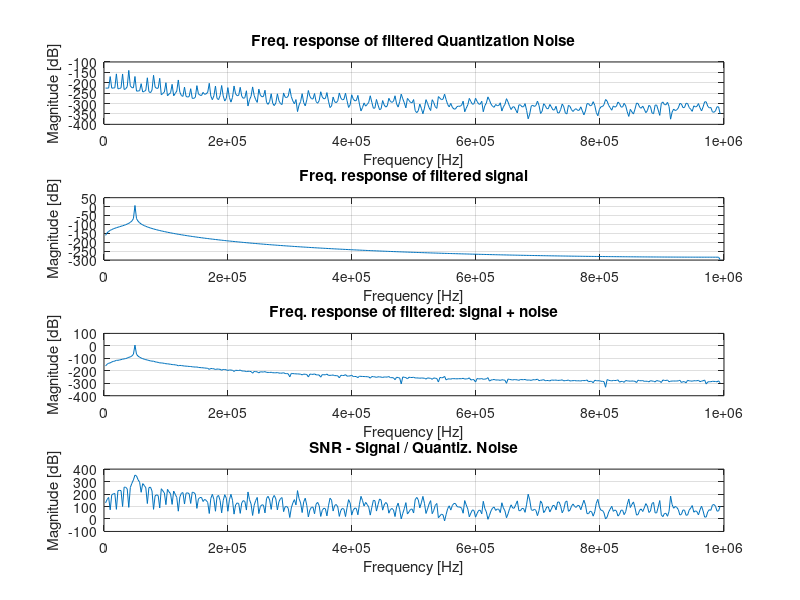
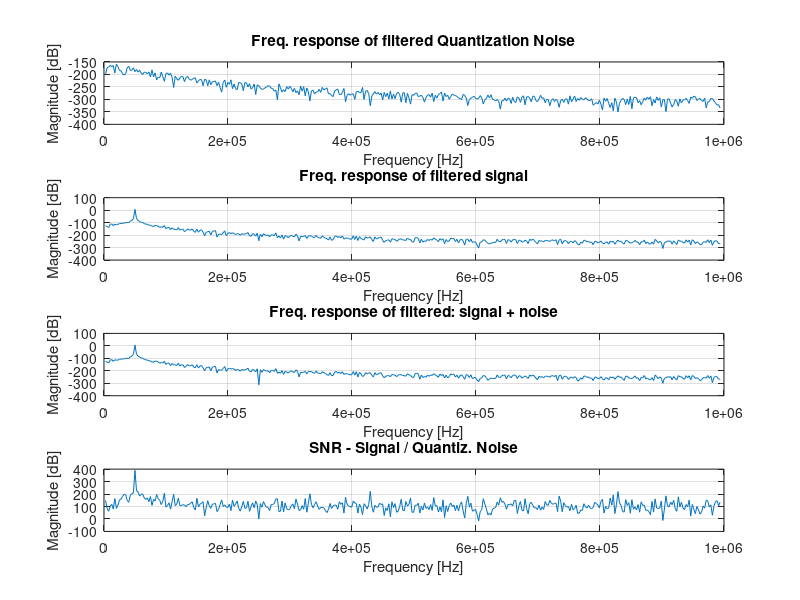

Write MATLAB code to recreate these figures, in order.
% SCRIPT - Output quantization error of a digital processing process %

% BRIEFING %
% -This script analyzes how Quantization Noise caused by sampling a   % 
% periodic analog signal behaves when processed by a digital filter   %
% and the possibility of comparing the results when we use Dithering  %

% ----------Config ADC---------- % 
Nbits = 12;
Vref = 3.3;
LSB = Vref/(2^Nbits);

% ----------Signals to be sampled---------- %
f1 = 50*10^3 ;  % Signal freq of 50kHz
Vcc1 = 1.65;  
A1 = 0.1;   % Amplitude
y1 = @(t) Vcc1 + A1*sin(2*pi*f1*t) ;    % Sinusoidal signal example 

% ----------Sampling interval---------- %
fs = 1.99*10^6 ; % Sampling freq of 1MHz
t1 = 0 ;
Np = 20 ;
t2 = Np/f1 ;  % Sampling Np periods of y1
Ts = 1/fs ;
t = [t1:Ts:t2];

% ----------Sampled signal---------- %
Y = y1(t);
L = length(Y);             % Length of signal

% ----------Signal + random noise (Dithering)---------- %
Nd = 6;                             % N-bit dithering
Y_dith = Y + rand(1,L)*Nd*LSB;      % N-LSB random noise

% ----------Quantized signal---------- %
partition = 0+LSB/2:LSB/2:Vref;     % Under this intervals, the signal is quantized
codebook = 0:LSB/2:Vref;            % rounding down (floor)
[ind,qY] = quantiz(Y,partition,codebook);  % Obtention of quantized signal (qY)
[ind2,qY_dith] = quantiz(Y_dith,partition,codebook);  % Obtention of quantized(signal+noise)

% ----------Quantization error sequence---------- %
EqY = Y - qY;  % Discrete sequence: quantiz. error
EqY_dith = Y_dith - qY_dith;  % Discrete sequence: quantiz. error with dithering

% ----------Single-Sided Amplitude Spectrum of EqY---------- %
Eq1f = fft(EqY);
P2 = abs(Eq1f/L);
P1 = P2(1:L/2+1);
P1(2:end-1) = 2*P1(2:end-1);
f1 = fs*(0:(L/2))/L;

% ----------Single-Sided Amplitude Spectrum of EqYdith---------- %
Eq1f_dith = fft(EqY_dith);
P2_dith = abs(Eq1f_dith/L);
P1_dith = P2_dith(1:L/2+1);
P1_dith(2:end-1) = 2*P1_dith(2:end-1);

% ----------Single-Sided Amplitude Spectrum of Y---------- %
Yf = fft(Y);
Py2 = abs(Yf/L);
Py1 = Py2(1:L/2+1);
Py1(2:end-1) = 2*Py1(2:end-1);

% ----------Single-Sided Amplitude Spectrum of Y_dith---------- %
Yf_dith = fft(Y_dith);
Py2_dith = abs(Yf_dith/L);
Py1_dith = Py2_dith(1:L/2+1);
Py1_dith(2:end-1) = 2*Py1_dith(2:end-1);

% ----------Single-Sided Amplitude Spectrum of qY---------- %
Yqf = fft(qY);
Pyq2 = abs(Yqf/L);
Pyq1 = Pyq2(1:L/2+1);
Pyq1(2:end-1) = 2*Pyq1(2:end-1);

% ----------Single-Sided Amplitude Spectrum of qY_dith---------- %
Yqf_dith = fft(qY_dith);
Pyq2_dith = abs(Yqf_dith/L);
Pyq1_dith = Pyq2_dith(1:L/2+1);
Pyq1_dith(2:end-1) = 2*Pyq1_dith(2:end-1);

% ---------- N-th order IIR filter -> N cascaded single pole IIR ---------- %
ALPHA = 0.2;
N=3;
a = [1];
for i = 1:N
    aux = [1 -(1-ALPHA)];
    a = conv(a,aux);
end

h1 = freqz(ALPHA,a,f1,fs);

% ---------- Plotting ---------- %
figure(1)
P1_dB = 20*log(h1.*P1);
subplot(4,1,1)
plot(f1(2:end),P1_dB(2:end))
title('Freq. response of filtered Quantization Noise')
xlabel('Frequency [Hz]')
ylabel('Magnitude [dB]')
grid

Py1_dB = 20*log(h1.*Py1);
subplot(4,1,2)
plot(f1(2:end),Py1_dB(2:end))
%ylim([-100 inf])
title('Freq. response of filtered signal')
xlabel('Frequency [Hz]')
ylabel('Magnitude [dB]')
grid

Pyq1_dB = 20*log(h1.*Pyq1);
subplot(4,1,3)
plot(f1(2:end),Pyq1_dB(2:end))
%ylim([-100 inf])
title('Freq. response of filtered: signal + noise')
xlabel('Frequency [Hz]')
ylabel('Magnitude [dB]')
grid

SNR_dB = Py1_dB - P1_dB;
subplot(4,1,4)
plot(f1(2:end),2*(SNR_dB(2:end)))
%ylim([-60 inf])
title('SNR - Signal / Quantiz. Noise')
xlabel('Frequency [Hz]')
ylabel('Magnitude [dB]')
grid

% Analysis with Dithering %
figure(2)
P1_dB_dith = 20*log(h1.*P1_dith);
subplot(4,1,1)
plot(f1(2:end),P1_dB_dith(2:end))
title('Freq. response of filtered Quantization Noise')
xlabel('Frequency [Hz]')
ylabel('Magnitude [dB]')
grid

Py1_dB_dith = 20*log(h1.*Py1_dith);
subplot(4,1,2)
plot(f1(2:end),Py1_dB_dith(2:end))
%ylim([-100 inf])
title('Freq. response of filtered signal')
xlabel('Frequency [Hz]')
ylabel('Magnitude [dB]')
grid

Pyq1_dB_dith = 20*log(h1.*Pyq1_dith);
subplot(4,1,3)
plot(f1(2:end),Pyq1_dB_dith(2:end))
%ylim([-100 inf])
title('Freq. response of filtered: signal + noise')
xlabel('Frequency [Hz]')
ylabel('Magnitude [dB]')
grid

SNR_dB_dith = Py1_dB_dith - P1_dB_dith;
subplot(4,1,4)
plot(f1(2:end),2*(SNR_dB_dith(2:end)))
%ylim([-60 inf])
title('SNR - Signal / Quantiz. Noise')
xlabel('Frequency [Hz]')
ylabel('Magnitude [dB]')
grid
